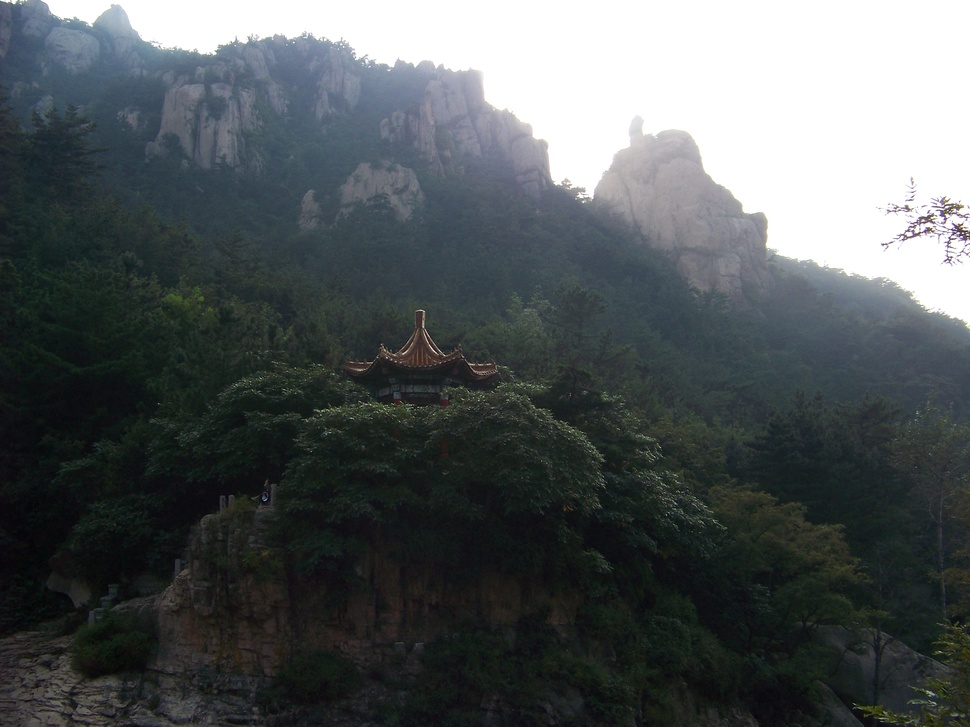
%> input picture Digital_Image_Processing/report/experience02/100_3228.JPG, 970 x 727 px, shrunk from 3264 x 2448 before the run
$ octave task2_5.m   (GNU Octave 9; MATLAB toolbox functions it lacks are replaced by stand-ins)
%> lines starting %> are read from the running program, lines starting %| are printed output that depends on the picture
im=imread('100_3228.JPG');
%> im is the input picture: size 727x970x3 uint8; mean R, G, B 82.5, 88, 89.3
%im = double(im);

% 显示原图及其直方图
figure(1)
subplot(2, 1, 1)
imshow(im)
subplot(2, 1, 2)
imhist(im)
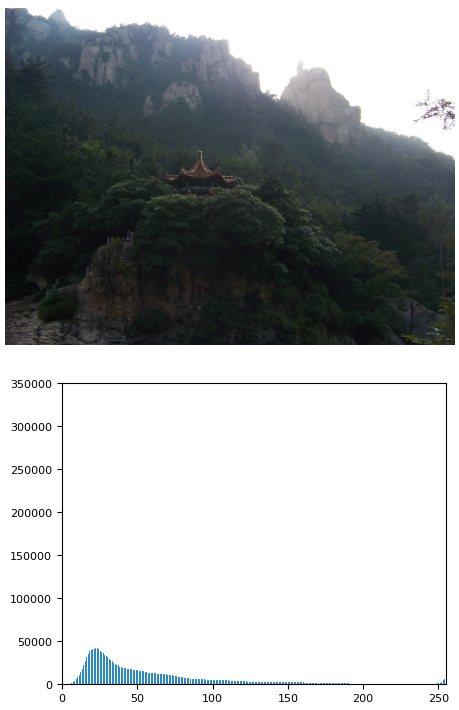
%> figure redrawn from the program's plot data, 2 panels

%% 对数
im_log = double(im);
im_log = log(1+im_log);
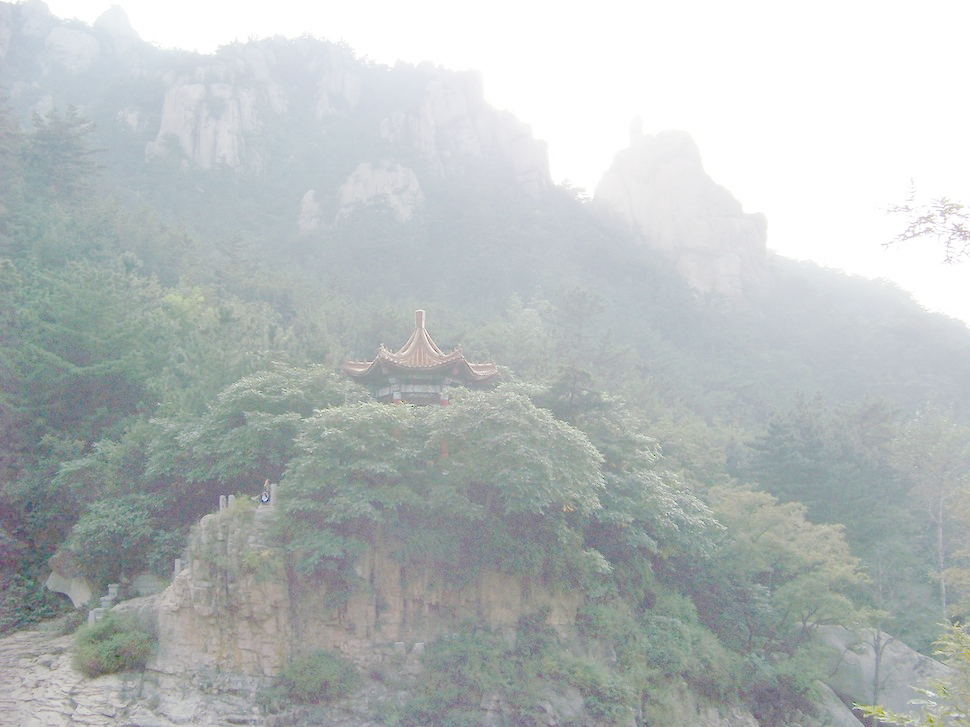
%> im_log: size 727x970x3 double; mean R, G, B 3.96, 4.1, 4.09; drawn with min black and max white
im_log = uint8(im_log);
%> im_log: size 727x970x3 uint8
figure(2)
subplot(2, 1, 1)
imshow(im_log)
subplot(2, 1, 2)
imhist(im_log)
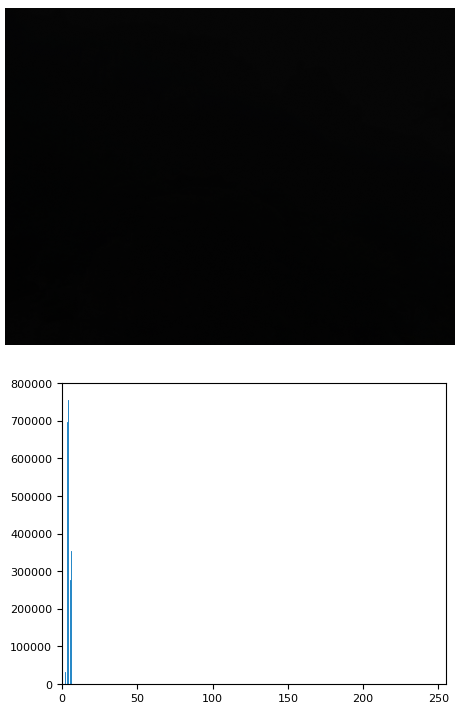
%> figure redrawn from the program's plot data, 2 panels

%% 幂
im_pow = double(im);
im_pow = min(200, power(1.2, im_pow));
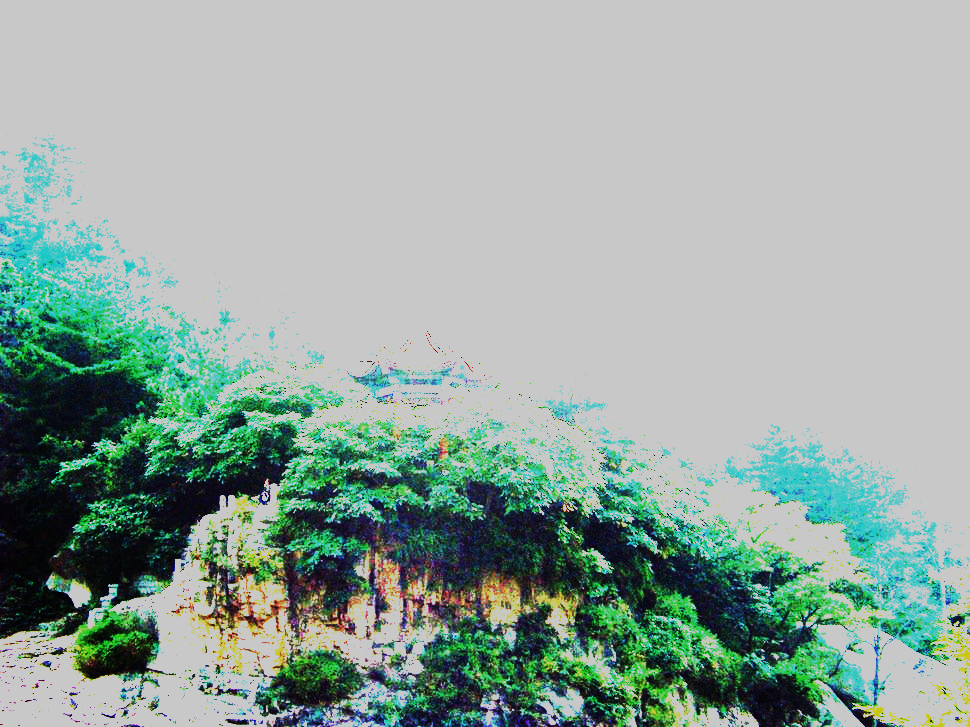
%> im_pow: size 727x970x3 double; mean R, G, B 149.2, 168.1, 159.8
im_pow = uint8(im_pow);
%> im_pow: size 727x970x3 uint8
imwrite(im_pow, 'C:\Users\Asus-\Desktop\数字图像\lecture\expericnce02\实验二 空间域图像增强\100_3228_pow1_2_less200.jpg');
figure(2)
subplot(2, 1, 1)
imshow(im_pow)
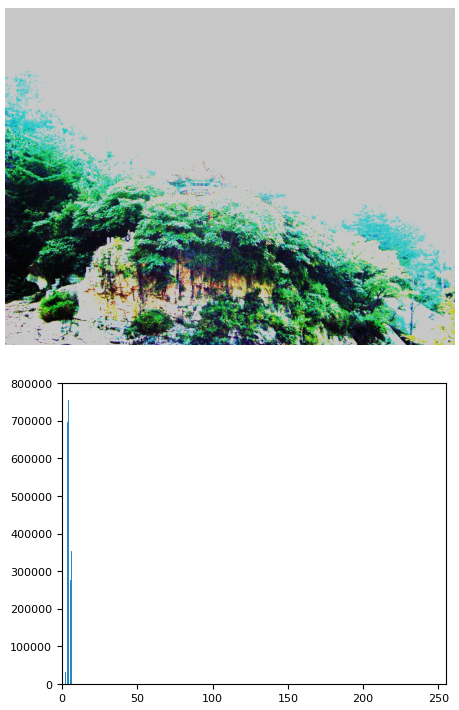
%> figure redrawn from the program's plot data, 2 panels
subplot(2, 1, 2)
imhist(im_pow)

%% exp
% [9 lines of commented-out code are left out]
